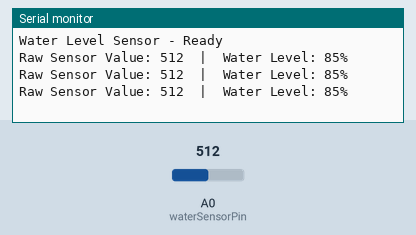
Recording of a sketch running on a simulated Arduino Uno, built with avr-gcc and run on an emulated ATmega328P. Parts: the last lines printed to the serial monitor. Inputs (shaded band) come from the test bench; at power-on: A0 (waterSensorPin) = 512.

Above: at 1.3 s.
1.4 s: A0 (waterSensorPin) set to 716
At 1.9 s:
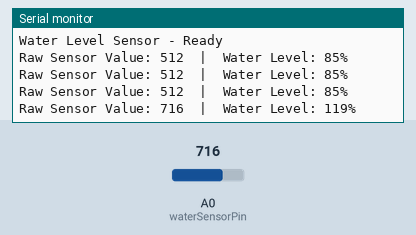
2.9 s: A0 (waterSensorPin) set to 900
At 3.4 s:
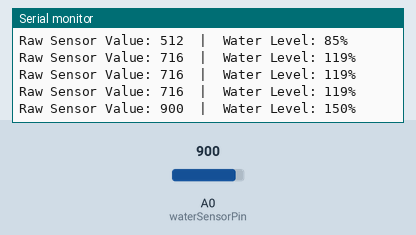
Timing chart, 0 to 5.9 s (numbered marks = the images above; inputs shaded):
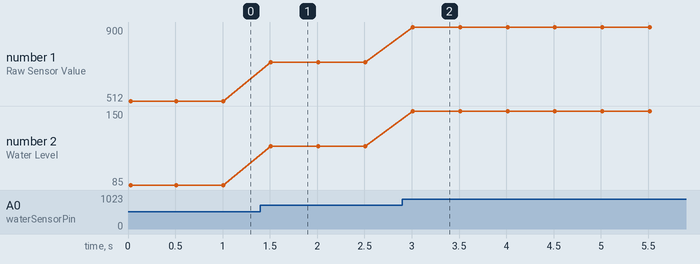

The sketch:

wat.ino
```cpp
const int waterSensorPin = A0;

void setup() {
  Serial.begin(9600);
  Serial.println("Water Level Sensor - Ready");
}

void loop() {
  int sensorValue = analogRead(waterSensorPin);
  Serial.print("Raw Sensor Value: ");
  Serial.print(sensorValue);

  // Map the sensor value to a percentage (0-100%)
  int waterLevelPercent = map(sensorValue, 0, 600, 0, 100);

  Serial.print("  |  Water Level: ");
  Serial.print(waterLevelPercent);
  Serial.println("%");

  delay(500);
}
```

Measured:
- after the input at 1.4 s, the serial monitor: prints a new line after 0.11 s (image 1)
- after the input at 2.9 s, the serial monitor: prints a new line after 0.11 s (image 2)
- plotted number 1: 512 → 716 after the input at 1.4 s, 716 → 900 after the input at 2.9 s
- plotted number 2: 85 → 119 after the input at 1.4 s, 119 → 150 after the input at 2.9 s
